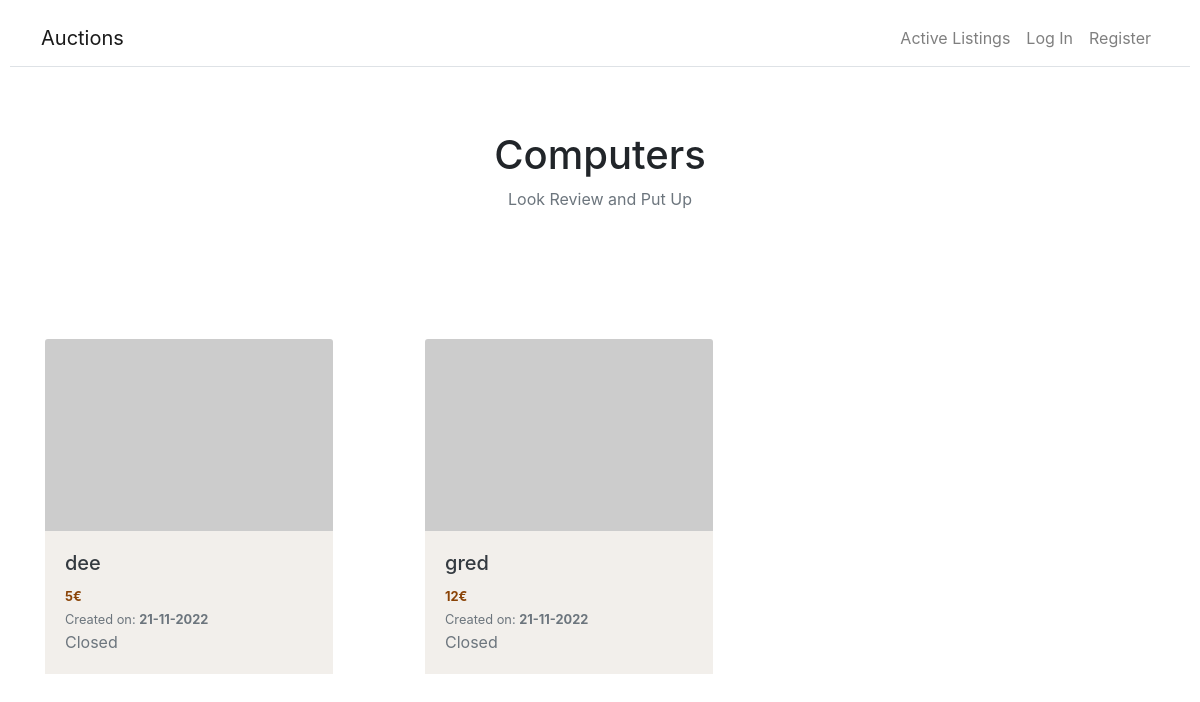
The app's page /categories/computers with its own data.
### auctions/models.py (models this page shows, shortened)
class Listing(models.Model):
    category = models.CharField(max_length=40)
    owner = models.ForeignKey(User, on_delete=models.CASCADE, related_name='listing_owner')
    title = models.CharField(max_length=255)
    description = models.TextField(blank=True)
    image = models.URLField(default='https://picsum.photos/id/532/800/500')
    slug = models.SlugField(max_length=255)
    price = models.PositiveIntegerField(null=True, blank=True)
    latest_bid = models.PositiveIntegerField(null=True, blank=True)
    is_active = models.BooleanField(default=True)
    created_on = models.DateTimeField(auto_now_add=True)
    watching = models.ManyToManyField(User, related_name='watchlist', blank=True)
    winner = models.ForeignKey(User, on_delete=models.CASCADE, null=True, blank=True)
    class Meta:
        verbose_name_plural = 'listings'

### auctions/views.py (the view)
# urls.py: path("categories/<str:category>", views.category, name="category")
def category(request, category):
    listings = Listing.objects.filter(category = category).all()
    return render(request, "auctions/category.html",{
        "listings" : listings,
        "category": category
    })

### auctions/templates/auctions/category.html (shortened to what this page needs)
{% extends "auctions/layout.html" %}
{% load static %}
{% block body %}
<main>
    <section class="py-5 text-center container">
        <div class="row py-lg-3">
            <div class="col-lg-6 col-md-8 mx-auto ">
                <h1 class="h1 fw-bold">{{ category|capfirst }}</h1>
                <p class="text-muted">Look Review and Put Up</p>
            </div>
        </div>
    </section>
    <div class="album py-5">
        <div class="container">
            <div class="row row-cols-1 row-cols-sm-2 row-cols-md-5 g-3">
            {% for listing in listings %}
                <div class="col-lg-4">
                    <div class="card mb-3" style="width: 18rem; border: none;">
                        {% if listing.image %}
                            <a href="{% url 'listing' listing.slug %}">
                                <img class="card-img-top" alt="Responsive image" src="https://picsum.photos/id/0/300/200" >
                            </a>
                        {% endif %}
                        <div class="card-body" style="background-color:#f2efeb ;">
                            <h5 class="card-title">
                                <a class="text-dark text-decoration-none" href="{% url 'listing' listing.slug %}">
                                    {{ listing.title }}
                                </a>
                            </h5>
                            <div class="d-flex justify-content-between align-items-center">
                                <small class="text-muted">
                                    <b style="color:#8a4306;">
                                        {% if listing.latest_bid %}
                                            {{listing.latest_bid}}€
                                        {% else %}
                                            {{listing.price}}€
                                        {% endif %}
                                    </b>
                                </small>
                            </div>
                            <small class="text-muted">
                                Created on:
                                <strong>
                                    {{listing.created_on|date:"d-m-Y" }}
                                </strong>
                            </small>
                            <br>
                            {% if listing.is_active %}
                                <span class="text-muted">
                                    Active
                                </span>
                            {% else %}
                                <span class="text-muted">
                                    Closed
                                </span>
                            {% endif %}
                        </div>
                    </div>
                </div>
            {% endfor %}
            </div>
        </div>
    </div>
</main>
{% endblock %}

### auctions/static/auctions/styles.css (style rules this page uses)
body { padding: 10px; }

### records on screen
Listing: title "dee", price "5", created_on "21-11-2022", is_active "Closed"
Listing: title "gred", latest_bid "12", created_on "21-11-2022", is_active "Closed"

### other values on screen
{{ category|capfirst }} "Computers"
